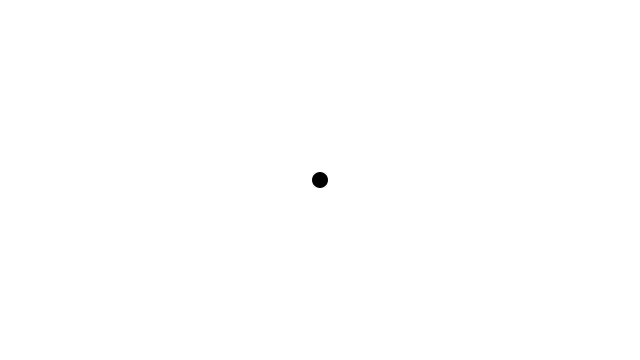
Frame 1 (no input)
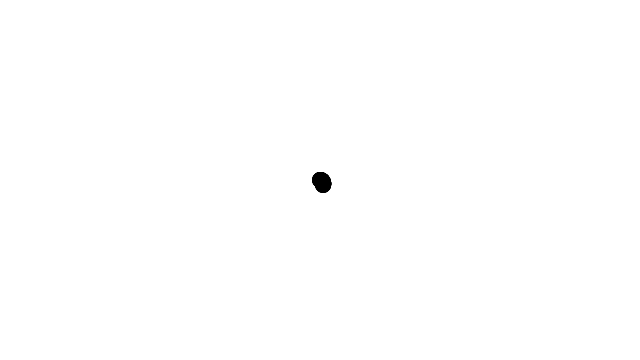
Frame 60 (the mouse pressed at the canvas centre just before this capture)
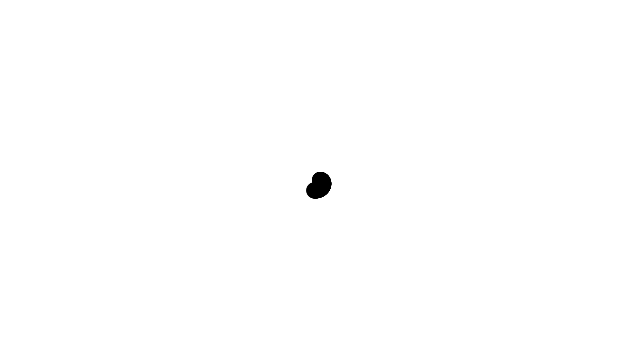
Frame 120 (the mouse held since frame 60 and released just before this capture)

The Processing sketch that drew these frames (run headless with seeded random() and noise(); from frame 60 on, the mouse is pressed at the canvas centre):

// Processing sketch: Spiral
// ── Spiral.pde
float r = 0;
float theta = 0;

void setup() {
  size(640,360);
  background(255);
}

void draw() {
  float x = r * cos(theta);
  float y = r * sin(theta);

  noStroke();
  fill(0);
  ellipse(x+width/2, y+height/2, 16, 16);

  theta += radians(1);
  r += 0.1;
}
